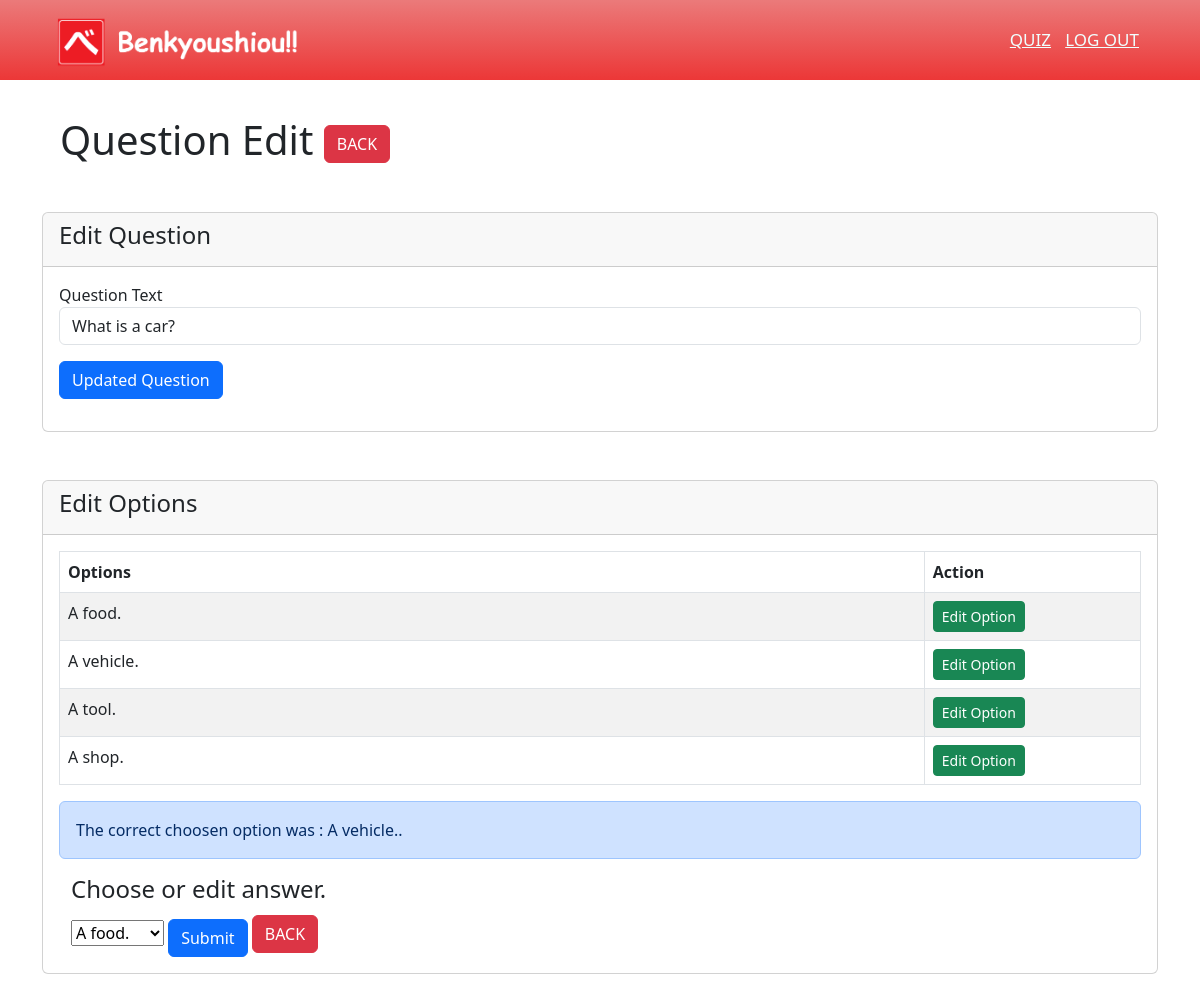
The page /quiz/question-edit.php?id=16 (signed in) on the database its author committed.
### tables this page shows
CREATE TABLE `quiz_question` (
  `id` int(11) NOT NULL,
  `quiz_id` int(11) NOT NULL,
  `text` text NOT NULL
);

CREATE TABLE `question_option` (
  `id` int(11) NOT NULL,
  `question_id` int(11) NOT NULL,
  `text` varchar(255) NOT NULL
);

### quiz/question-edit.php (the view, shortened to what this page needs)
<?php
$quiz_id = $_SESSION['Quiz_id'];
?>
<!DOCTYPE html>
<html>
<head>
    <link rel="stylesheet" href="../style/general.css">
    <link rel="stylesheet" href="https://cdnjs.cloudflare.com/ajax/libs/font-awesome/4.7.0/css/font-awesome.min.css">
    <link href="https://cdn.jsdelivr.net/npm/bootstrap@5.3.0-alpha1/dist/css/bootstrap.min.css" rel="stylesheet">
</head>
<body>
    <nav>
        <a href="../index.php"><img class="logo" src="../picture/logo.png" alt="image is not available"></a>
        <ul class="menubtn">
            <li><a class="navbtn" href="quiz-management.php">Quiz</a></li>
            <li><a class="navbtn" href="?logout">Log Out</a></li>
        </ul>
    </nav>
    <div class="page-title">
        <h1>Question Edit
            <a href="quiz-question-list.php?id=<?= $quiz_id; ?>" class="btn btn-danger">BACK</a>
        </h1>
    </div>
    <div class="container mt-5">
        <div class="row">
            <div class="col-md-12">
                <div class="card">
                    <div class="card-header">
                        <h4>Edit Question
                        </h4>
                    </div>
                    <div class="card-body">
                        <?php
                        $con = connect();
                        if (isset($_GET['id'])) {
                            $id = mysqli_real_escape_string($con, $_GET['id']);
                            $query = "SELECT * FROM quiz_question WHERE id='$id' ";
                            $query_run = mysqli_query($con, $query);
                            if (mysqli_num_rows($query_run) > 0) {
                                $quiz_question = mysqli_fetch_array($query_run);
                        ?>
                                <form action="" method="POST">
                                    <div class="mb-3">
                                        <label>Question Text</label>
                                        <input type="text" name="text" value="<?= $quiz_question['text']; ?>" class="form-control">
                                    </div>
                                    <div class="mb-3">
                                        <button type="edit_question" name="edit_question" class="btn btn-primary">Updated Question</button>
                                    </div>
                                </form>
                        <?php
                            } else {
                                echo "<h4>No Such Id Found</h4>";
                            }
                        }
                        ?>
                    </div>
                </div>
            </div>
        </div>
    </div>
    <div class="container mt-5 md-5">
        <div class="row">
            <div class="col-md-12">
                <div class="card">
                    <div class="card-header">
                        <h4>Edit Options
                        </h4>
                    </div>
                    <div class="card-body">
                        <?php
                        $con = connect();
                        if (isset($_GET['id'])) {
                            $id = mysqli_real_escape_string($con, $_GET['id']);
                            $query = "SELECT * FROM question_option WHERE question_id='$id' ";
                            $query_run = mysqli_query($con, $query);
                            if (mysqli_num_rows($query_run) > 3) {
                        ?>
                                <table class="table table-bordered table-striped">
                                    <colgroup>
                                        <col width="80%">
                                        <col width="20%">
                                    </colgroup>
                                    <thead>
                                        <tr>
                                            <th>Options</th>
                                            <th>Action</th>
                                        </tr>
                                    </thead>
                                    <tbody>
                                        <?php
                                        $query = "SELECT * FROM question_option WHERE question_id='$id'";
                                        $query_run = mysqli_query($con, $query);
                                        foreach ($query_run as $question_option) {
                                        ?>
                                            <tr>
                                                <td><?= $question_option['text']; ?></td>
                                                <td>
                                                    <a href="option-edit.php?id=<?= $question_option['id']; ?>" class="btn btn-success btn-sm">Edit Option</a>
                                                </td>
                                            </tr>
                                        <?php
                                        }
                                        ?>
                                    </tbody>
                                </table>
                                <?php
                                $result = $con->query("SELECT * FROM true_answer WHERE question_id = $id")->fetch_array();
                                if ($result != NULL) {
                                    $choosen_id = $result['option_id'];
                                    $choosen_option = "SELECT * FROM question_option WHERE id='$choosen_id' ";
                                    $arr = mysqli_query($con, $choosen_option);
                                    $the_choosen_option = mysqli_fetch_assoc($arr);
                                ?>
                                    <div class="col-md-12 alert alert-primary">The correct choosen option was : <?= $the_choosen_option['text']; ?>.</div>
                                <?php
                                } else {
                                ?>
                                    <div class="col-md-12 alert alert-danger">Plese select the answer.</div>
                                <?php
                                }
                                ?>
                                <div class="container mt-1">
                                    <h4>Choose or edit answer.</h4>
                                    <?php
                                    $query = "SELECT * FROM question_option WHERE question_id='$id' ";
                                    $result = mysqli_query($con, $query);
                                    ?>
                                    <form action="" method="post">
                                        <select name="option_id">
                                            <?php
                                            while ($row = mysqli_fetch_assoc($result)) {
                                                echo "<option value='{$row['id']}'>{$row['text']}</option>";
                                            }
                                            ?>
                                        </select>
                                        <button type="choose_ans" name="choose_ans" class="btn btn-primary mt-2">Submit</button>
                                        <a href="quiz-question-list.php?id=<?= $quiz_id; ?>" class="btn btn-danger">BACK</a>
                                    </form>
                                </div>
                        <?php
                            }
                        }
                        ?>
                    </div>
                </div>
            </div>
        </div>
    </div>
</body>
</html>

### style/general.css (style rules this page uses)
:root { --bs-body-font-family: 'Comic sans MS'; }
* { padding: 0; margin: 0; text-decoration: none; list-style: none; box-sizing: border-box; }
body { font-family: Comic sans MS; background: #fce5cd7c; }
nav { background-image: linear-gradient(#eb7a7a,#ec3737); height: 80px; width: 100%; }
img.logo { height: 80px; padding-left: 3%; }
nav ul { float: right; margin-right: 20px; padding-right: 3%; }
nav ul li { display: inline-block; line-height: 80px; margin: 0 5px; }
nav ul li a { color: azure; font-size: 17px; text-transform: uppercase; }
.page-title { padding-top: 3%; padding-left: 5%; }

### rows shown on the page
quiz_question: text "What is a car?"
question_option: text "A food."
question_option: text "A vehicle."
question_option: text "A tool."
question_option: text "A shop."

### other values the page prints
form field option_id "A food."
